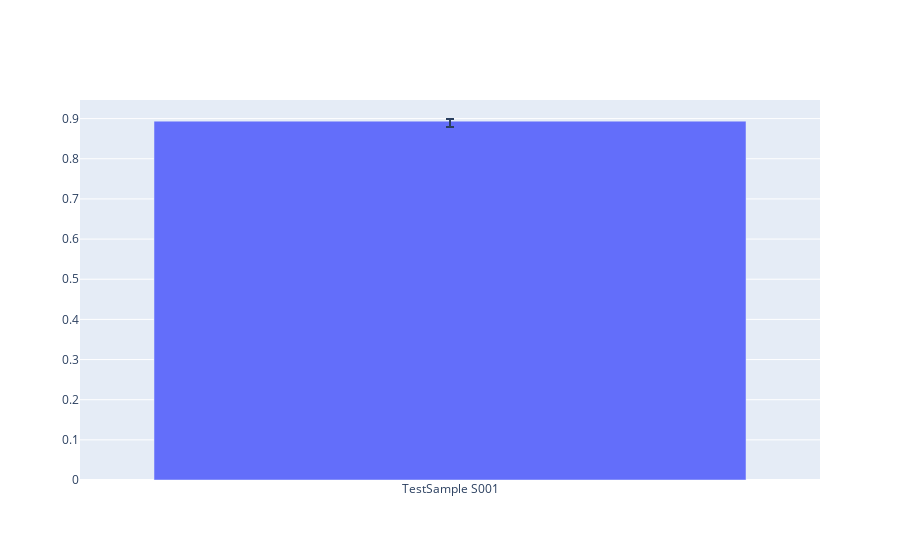
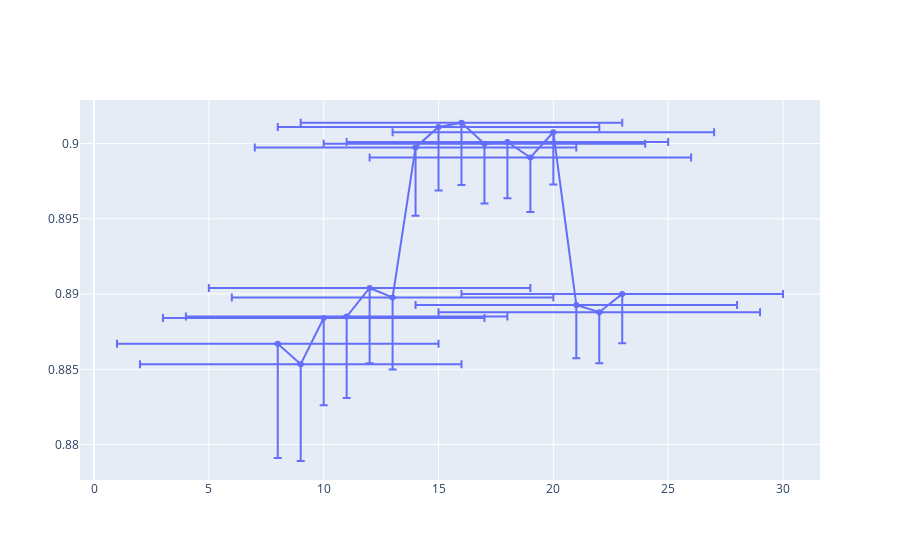

Write notebook code for charts like these, in order.
### Code cell
path =  os.path.join(os.getcwd(),'..', "data","test_run_2023-08-28_1","data")
qr_path = os.path.join(path,"data2.h5")
qr = tomondt.QualityReport(qr_path)


ssiml = lambda x,y: tomondt.metrics.ssim(x, y)
qr_path = os.path.join(path, 'test_qr.h5df')

ref = tomondt.load_vmf(os.path.join(path,'test_beamdamage_simulation.vmf'))
vol = tomondt.load_vmf(os.path.join(path,'test_bp.vmf'))

qr = tomondt.QualityReport(qr_path)
qr.add_test('SSIM', tomondt.TestType.VolVol, ssiml)
qr.add_testdata('TestSample', ref,S001=vol )

qr = tomondt.Operator('cupy',0).evaluate(qr,1)


p = tomondt.Plots()
p.plot_qr(qr,3, True)

### Figure 1 — Plotly figure (JSON) as saved in the notebook; plotly's stock layout.template omitted (floating-point values rounded to 4 significant figures)
{"data": [{"error_y": {"array": [0.005331], "arrayminus": [0.0148], "symmetric": false, "type": "data"}, "name": "SSIM", "type": "bar", "x": ["TestSample S001"], "xaxis": "x", "y": [0.8937], "yaxis": "y"}], "layout": {"xaxis": {"anchor": "y", "domain": [0, 1]}, "yaxis": {"anchor": "x", "domain": [0, 1]}}}

### Figure 2 — Plotly figure (JSON) as saved in the notebook; plotly's stock layout.template omitted (floating-point values rounded to 4 significant figures)
{"data": [{"error_x": {"array": [7, 7, 7, 7, 7, 7, 7, 7, 7, 7, 7, 7, 7, 7, 7, 7], "arrayminus": [7, 7, 7, 7, 7, 7, 7, 7, 7, 7, 7, 7, 7, 7, 7, 7], "symmetric": false, "type": "data"}, "error_y": {"array": [0, 0, 0, 0, 0, 0, 0, 0, 0, 0, 0, 0, 0, 0, 0, 0], "arrayminus": [0.007583, 0.006433, 0.005799, 0.005403, 0.004998, 0.004792, 0.004544, 0.004212, 0.004133, 0.003971, 0.003743, 0.003627, 0.003463, 0.003548, 0.003386, 0.00328], "symmetric": false, "type": "data"}, "name": "TestSample S001", "type": "scatter", "x": [8, 9, 10, 11, 12, 13, 14, 15, 16, 17, 18, 19, 20, 21, 22, 23], "xaxis": "x", "y": [0.8867, 0.8853, 0.8884, 0.8885, 0.8904, 0.8898, 0.8997, 0.9011, 0.9014, 0.9, 0.9001, 0.8991, 0.9008, 0.8893, 0.8888, 0.89], "yaxis": "y"}], "layout": {"xaxis": {"anchor": "y", "domain": [0, 1]}, "yaxis": {"anchor": "x", "domain": [0, 1]}}}
